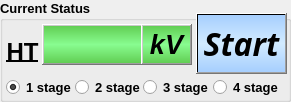
   <widget class="QGroupBox" name="groupBox_2">
    <property name="geometry">
     <rect>
      <x>10</x>
      <y>26</y>
      <width>291</width>
      <height>102</height>
     </rect>
    </property>
    <property name="font">
     <font>
      <family>Arial</family>
      <pointsize>10</pointsize>
      <weight>75</weight>
      <bold>true</bold>
     </font>
    </property>
    <property name="title">
     <string>Current Status</string>
    </property>
    <widget class="QRadioButton" name="radioButton_4">
     <property name="geometry">
      <rect>
       <x>213</x>
       <y>77</y>
       <width>71</width>
       <height>21</height>
      </rect>
     </property>
     <property name="font">
      <font>
       <family>Arial</family>
       <pointsize>10</pointsize>
       <weight>75</weight>
       <bold>true</bold>
      </font>
     </property>
     <property name="text">
      <string>4 stage</string>
     </property>
    </widget>
    <widget class="QRadioButton" name="radioButton">
     <property name="geometry">
      <rect>
       <x>6</x>
       <y>77</y>
       <width>71</width>
       <height>21</height>
      </rect>
     </property>
     <property name="font">
      <font>
       <family>Arial</family>
       <pointsize>10</pointsize>
       <weight>75</weight>
       <bold>true</bold>
      </font>
     </property>
     <property name="text">
      <string>1 stage</string>
     </property>
     <property name="checked">
      <bool>true</bool>
     </property>
    </widget>
    <widget class="QRadioButton" name="radioButton_3">
     <property name="geometry">
      <rect>
       <x>143</x>
       <y>77</y>
       <width>71</width>
       <height>21</height>
      </rect>
     </property>
     <property name="font">
      <font>
       <family>Arial</family>
       <pointsize>10</pointsize>
       <weight>75</weight>
       <bold>true</bold>
      </font>
     </property>
     <property name="text">
      <string>3 stage</string>
     </property>
    </widget>
    <widget class="QRadioButton" name="radioButton_2">
     <property name="geometry">
      <rect>
       <x>75</x>
       <y>77</y>
       <width>71</width>
       <height>21</height>
      </rect>
     </property>
     <property name="font">
      <font>
       <family>Arial</family>
       <pointsize>10</pointsize>
       <weight>75</weight>
       <bold>true</bold>
      </font>
     </property>
     <property name="text">
      <string>2 stage</string>
     </property>
    </widget>
    <widget class="QLabel" name="label_12">
     <property name="geometry">
      <rect>
       <x>42</x>
       <y>24</y>
       <width>101</width>
       <height>41</height>
      </rect>
     </property>
     <property name="font">
      <font>
       <family>Arial</family>
       <pointsize>20</pointsize>
       <weight>75</weight>
       <bold>true</bold>
      </font>
     </property>
     <property name="styleSheet">
      <string notr="true">background-color: qlineargradient(spread:reflect, x1:0, y1:0, x2:0, y2:0.5, stop:0 rgba(94, 201, 77, 255), stop:1 rgba(136, 252, 144, 255));</string>
     </property>
     <property name="frameShape">
      <enum>QFrame::WinPanel</enum>
     </property>
     <property name="frameShadow">
      <enum>QFrame::Raised</enum>
     </property>
     <property name="text">
      <string/>
     </property>
     <property name="textFormat">
      <enum>Qt::AutoText</enum>
     </property>
     <property name="alignment">
      <set>Qt::AlignRight|Qt::AlignTrailing|Qt::AlignVCenter</set>
     </property>
    </widget>
    <widget class="QPushButton" name="pushButton">
     <property name="geometry">
      <rect>
       <x>196</x>
       <y>13</y>
       <width>91</width>
       <height>61</height>
      </rect>
     </property>
     <property name="font">
      <font>
       <family>Century Gothic</family>
       <pointsize>24</pointsize>
       <weight>75</weight>
       <italic>true</italic>
       <bold>true</bold>
      </font>
     </property>
     <property name="styleSheet">
      <string notr="true">background-color: qlineargradient(spread:reflect, x1:0, y1:0, x2:0, y2:0.5, stop:0 rgba(166, 206, 254, 255), stop:1 rgba(210, 235, 255, 255));</string>
     </property>
     <property name="text">
      <string>Start</string>
     </property>
     <property name="checkable">
      <bool>false</bool>
     </property>
     <property name="checked">
      <bool>false</bool>
     </property>
     <property name="autoExclusive">
      <bool>false</bool>
     </property>
     <property name="default">
      <bool>false</bool>
     </property>
     <property name="flat">
      <bool>false</bool>
     </property>
    </widget>
    <widget class="QLabel" name="label_28">
     <property name="geometry">
      <rect>
       <x>141</x>
       <y>24</y>
       <width>51</width>
       <height>41</height>
      </rect>
     </property>
     <property name="font">
      <font>
       <family>Arial</family>
       <pointsize>20</pointsize>
       <weight>75</weight>
       <italic>true</italic>
       <bold>true</bold>
      </font>
     </property>
     <property name="styleSheet">
      <string notr="true">background-color: qlineargradient(spread:reflect, x1:0, y1:0, x2:0, y2:0.5, stop:0 rgba(94, 201, 77, 255), stop:1 rgba(136, 252, 144, 255));</string>
     </property>
     <property name="frameShape">
      <enum>QFrame::WinPanel</enum>
     </property>
     <property name="frameShadow">
      <enum>QFrame::Raised</enum>
     </property>
     <property name="text">
      <string>kV</string>
     </property>
     <property name="textFormat">
      <enum>Qt::AutoText</enum>
     </property>
     <property name="alignment">
      <set>Qt::AlignRight|Qt::AlignTrailing|Qt::AlignVCenter</set>
     </property>
    </widget>
    <widget class="QLabel" name="label_16">
     <property name="geometry">
      <rect>
       <x>2</x>
       <y>36</y>
       <width>41</width>
       <height>31</height>
      </rect>
     </property>
     <property name="font">
      <font>
       <family>Arial</family>
       <pointsize>18</pointsize>
       <weight>75</weight>
       <bold>true</bold>
       <underline>true</underline>
      </font>
     </property>
     <property name="text">
      <string>HT</string>
     </property>
     <property name="alignment">
      <set>Qt::AlignCenter</set>
     </property>
    </widget>
   </widget>
